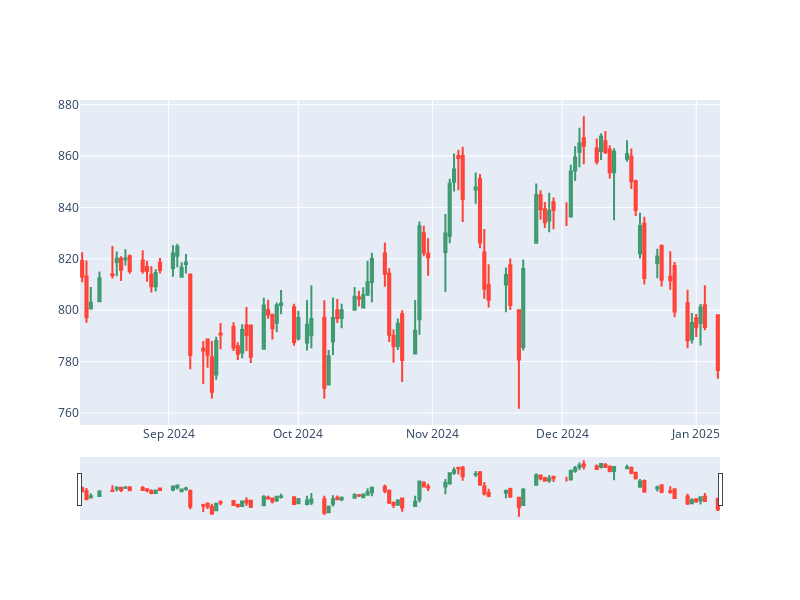

The notebook cell saved with this chart:
### Code cell
fig = go.Figure(
    data = [
        go.Candlestick(
            x = df.index,
            open = df["1. open"],
            high = df["2. high"],
            low =  df["3. low"],
            close = df["4. close"]
        )
    ]
)

fig.update_layout(width=800,height=600)
fig.show()
